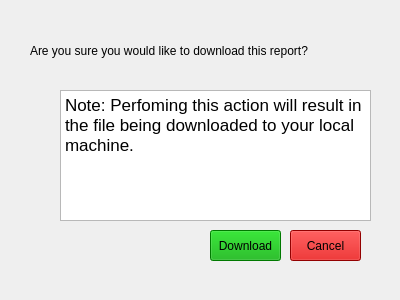
<?xml version="1.0" encoding="UTF-8"?>
<ui version="4.0">
 <class>Form</class>
 <widget class="QWidget" name="Form">
  <property name="geometry">
   <rect>
    <x>0</x>
    <y>0</y>
    <width>400</width>
    <height>300</height>
   </rect>
  </property>
  <property name="windowTitle">
   <string>Form</string>
  </property>
  <widget class="QLabel" name="label">
   <property name="geometry">
    <rect>
     <x>30</x>
     <y>30</y>
     <width>331</width>
     <height>41</height>
    </rect>
   </property>
   <property name="text">
    <string>Are you sure you would like to download this report?</string>
   </property>
  </widget>
  <widget class="QPushButton" name="pushButton_3">
   <property name="geometry">
    <rect>
     <x>210</x>
     <y>230</y>
     <width>71</width>
     <height>31</height>
    </rect>
   </property>
   <property name="styleSheet">
    <string notr="true">background-color: rgb(0, 170, 0);</string>
   </property>
   <property name="text">
    <string>Download</string>
   </property>
  </widget>
  <widget class="QPushButton" name="pushButton_4">
   <property name="geometry">
    <rect>
     <x>290</x>
     <y>230</y>
     <width>71</width>
     <height>31</height>
    </rect>
   </property>
   <property name="styleSheet">
    <string notr="true">background-color: rgb(206, 0, 0);</string>
   </property>
   <property name="text">
    <string>Cancel</string>
   </property>
  </widget>
  <widget class="QTextBrowser" name="textBrowser">
   <property name="geometry">
    <rect>
     <x>60</x>
     <y>90</y>
     <width>311</width>
     <height>131</height>
    </rect>
   </property>
   <property name="html">
    <string>&lt;!DOCTYPE HTML PUBLIC &quot;-//W3C//DTD HTML 4.0//EN&quot; &quot;http://www.w3.org/TR/REC-html40/strict.dtd&quot;&gt;
&lt;html&gt;&lt;head&gt;&lt;meta name=&quot;qrichtext&quot; content=&quot;1&quot; /&gt;&lt;style type=&quot;text/css&quot;&gt;
p, li { white-space: pre-wrap; }
&lt;/style&gt;&lt;/head&gt;&lt;body style=&quot; font-family:'.AppleSystemUIFont'; font-size:13pt; font-weight:400; font-style:normal;&quot;&gt;
&lt;p style=&quot; margin-top:0px; margin-bottom:0px; margin-left:0px; margin-right:0px; -qt-block-indent:0; text-indent:0px;&quot;&gt;Note: Perfoming this action will result in the file being downloaded to your local machine.&lt;/p&gt;
&lt;p style=&quot;-qt-paragraph-type:empty; margin-top:0px; margin-bottom:0px; margin-left:0px; margin-right:0px; -qt-block-indent:0; text-indent:0px;&quot;&gt;&lt;br /&gt;&lt;/p&gt;&lt;/body&gt;&lt;/html&gt;</string>
   </property>
  </widget>
 </widget>
 <resources/>
 <connections/>
</ui>
